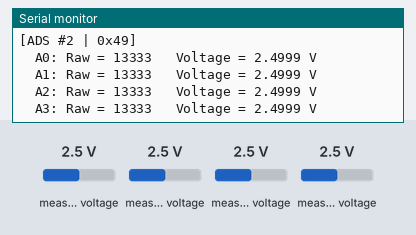
A sketch run on a simulated ESP32. On the bench: the last lines printed to the serial monitor. The test bench sets the inputs (shaded band); at power-on: measured voltage 2.5 V.

Above: at 1.2 s.
1.3 s: measured voltage (sensor 200) set to 0.1 V
2.8 s: measured voltage (sensor 201) set to 0.1 V
4.3 s: measured voltage (sensor 202) set to 0.1 V
At 4.3 s:
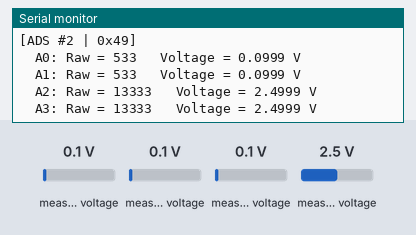
5.8 s: measured voltage (sensor 203) set to 0.1 V
At 7.1 s:
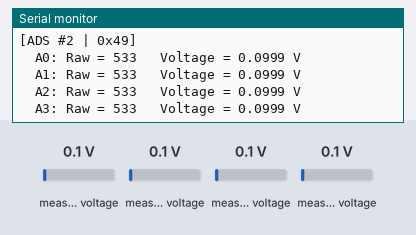
7.3 s: measured voltage (sensor 200) set to 1.2 V
8.8 s: measured voltage (sensor 201) set to 1.2 V
At 10.9 s:
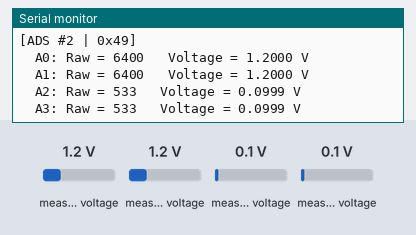
Timing chart, 0 to 11.3 s (numbered marks = the images above; inputs shaded):
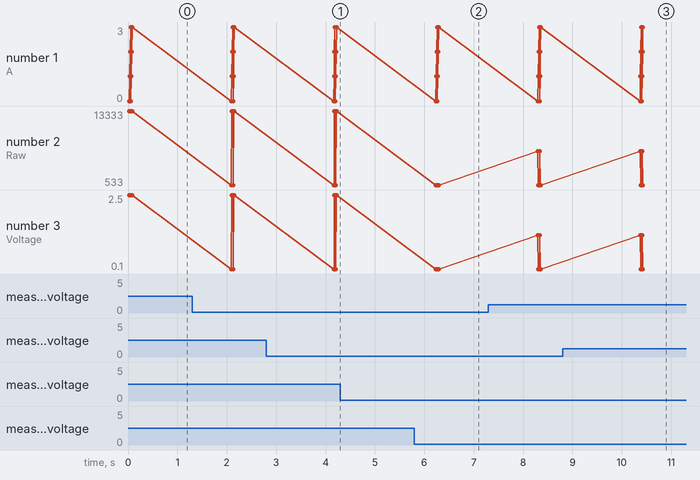

Measured:
- after the input at 5.8 s, the serial monitor: prints a new line after 0.46 s (image 2)
- after the input at 8.8 s, the serial monitor: prints a new line after 1.6 s (image 3)

The sketch:

ads1115_try.ino
```cpp
#include <Wire.h>
#include <Adafruit_ADS1X15.h>

#define I2C_SDA 8
#define I2C_SCL 9

// ==============================================================
// KONFIGURASI JUMLAH ADS1115
// Ubah variabel ini sesuai dengan jumlah ADS yang sedang dipakai (1 hingga 4)
// ==============================================================
#define NUM_ADS 2

// Alamat I2C standar untuk ADS1115:
// Pin ADDR -> GND = 0x48
// Pin ADDR -> VDD = 0x49
// Pin ADDR -> SDA = 0x4A
// Pin ADDR -> SCL = 0x4B
const uint8_t ADS_ADDRESSES[4] = {0x48, 0x49, 0x4A, 0x4B};

// Membuat array objek untuk ADS1115 agar lebih mudah diakses menggunakan perulangan (loop)
Adafruit_ADS1115 ads[4];
bool ads_connected[4] = {false, false, false, false}; // Menyimpan status koneksi masing-masing ADS

void setup() {
  Serial.begin(115200);
  while (!Serial);

  Serial.println("\n=======================================");
  Serial.println("     ADS1115 Multiboard Tester");
  Serial.println("=======================================");

  // Inisialisasi I2C
  Wire.begin(I2C_SDA, I2C_SCL);

  // Inisialisasi dan cek koneksi setiap modul ADS1115
  for (int i = 0; i < NUM_ADS; i++) {
    Serial.print("Inisialisasi ADS1115 #");
    Serial.print(i + 1);
    Serial.print(" (Alamat 0x");
    Serial.print(ADS_ADDRESSES[i], HEX);
    Serial.print(") ... ");

    // ads.begin() melakukan inisiasi ke modul dan me-return true jika berhasil
    if (ads[i].begin(ADS_ADDRESSES[i], &Wire)) {
      Serial.println("BERHASIL");
      // Set Gain (opsional). GAIN_TWOTHIRDS membaca voltase +/- 6.144V
      // 1 bit = 0.1875mV
      ads[i].setGain(GAIN_TWOTHIRDS);
      ads_connected[i] = true;
    } else {
      Serial.println("GAGAL (Tidak terdeteksi)");
      ads_connected[i] = false;
    }
  }
}

void loop() {
  Serial.println("\n--- Hasil Pembacaan ADS1115 ---");

  for (int i = 0; i < NUM_ADS; i++) {
    // Hanya baca ADS1115 yang berhasil terhubung saat inisiasi
    if (ads_connected[i]) {
      Serial.print("[ADS #");
      Serial.print(i + 1);
      Serial.print(" | 0x");
      Serial.print(ADS_ADDRESSES[i], HEX);
      Serial.println("]");

      // Baca 4 channel (A0 sampai A3) di setiap modul ADS1115
      for (int ch = 0; ch < 4; ch++) {
        int16_t adc_val = ads[i].readADC_SingleEnded(ch);
        float voltage = ads[i].computeVolts(adc_val);

        Serial.print("  A");
        Serial.print(ch);
        Serial.print(": Raw = ");
        Serial.print(adc_val);
        Serial.print("\t Voltage = ");
        Serial.print(voltage, 4); // presisi 4 angka di belakang koma
        Serial.println(" V");
      }
    }
  }

  delay(2000); // jeda 2 detik tiap perulangan
}
```
